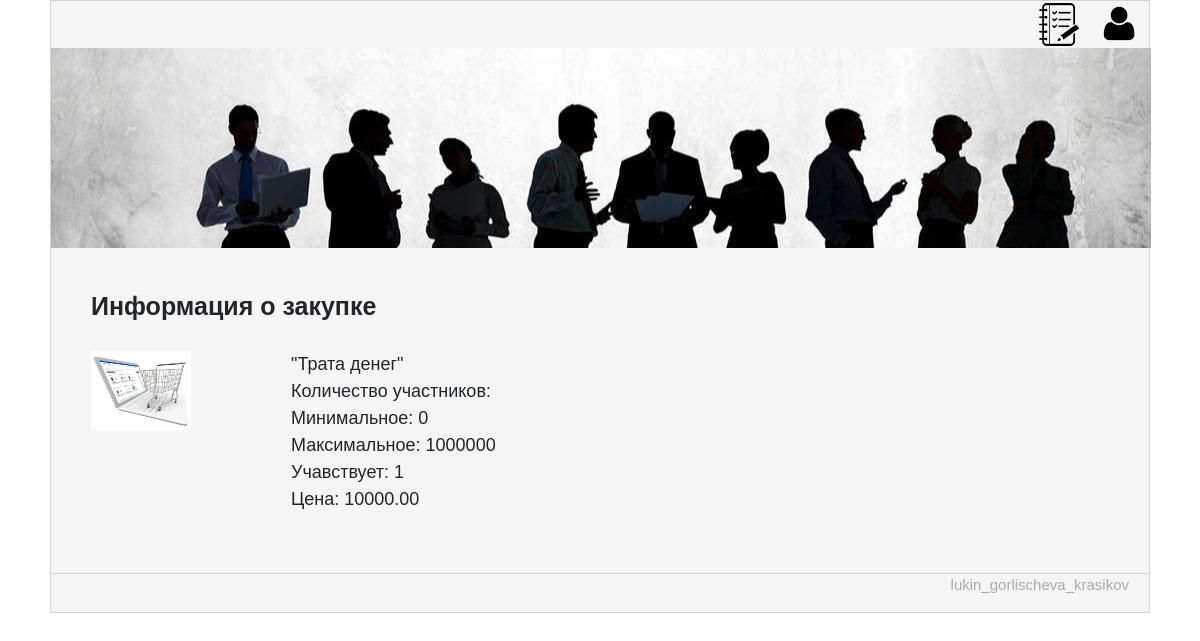
The app's page /lot?id=5 with its own data.
### GroupBuyApp/models.py (models this page shows, shortened)
class Lot(models.Model):
    name = models.CharField(max_length=50)
    account = models.ForeignKey(Account, default=1, on_delete=models.CASCADE)
    price = models.DecimalField(max_digits=10, decimal_places=2)
    available = models.BooleanField(default=True)
    created = models.DateTimeField(auto_now_add=True)
    ended = models.DateTimeField(auto_now=True)
    minUsers = models.IntegerField(default=0)
    hasMax = models.BooleanField(default=False)
    maxUsers = models.IntegerField(default=1000000)
    usersJoin = models.IntegerField(default=1)
    description = models.CharField(max_length=256, default="")

### GroupBuyApp/views.py (the view)
# urls.py: url(r'^lot', views.lot_details),
def lot_details(request):
    lot_id = request.GET['id']
    lot = Lot.objects.get(pk=lot_id)
    author = Account.objects.get(pk=lot.account.user_id)
    user = auth.get_user(request)
    if user is not None:
        try:
            joined = AccountLot.objects.get(account_id=user.id, lot_id=lot_id) is not None
        except: joined = False
    else:
        joined = False
    return render(
        request,
        'buyInfo.html',
        {
            'lot': lot,
            'author': author,
            'user': auth.get_user(request),
            'joined': joined
        }
    )

### GroupBuyApp/templates/buyInfo.html (shortened to what this page needs)
{% load staticfiles  %}
<html>
	<head>
        <link rel="stylesheet" href="https://maxcdn.bootstrapcdn.com/bootstrap/4.0.0-beta.2/css/bootstrap.min.css">
        <link rel="stylesheet" href="{% static 'css/style.css' %}">
	</head>
<body>
<div class="page">
	<header>
	{% if user.is_authenticated %}
        <a href="/logout"><img alt="" src="{% static 'images/out.png' %}"></a>
	    <a href="/create"><img alt="" src="{% static 'images/new.png' %}"></a>
         <a href="/profile?id={{ user.id }}" class="prof"><img alt="" src="{% static 'images/prof.png' %}">{{ user.username }}</a>
    {% else %}
        <a href="/login"><img alt="" src="{% static 'images/prof.png' %}"></a>
    {% endif %}
	<a href="/listBuy"><img alt="" src="{% static 'images/list.png' %}"></a>
	<div class="header-img-home"></div>
	</header>
	<div class="content-box">
		<div class="cont">Информация о закупке</div>
		<div class="img-with-capt">
			<img src="{% static 'images/buy.jpg' %}"/>
		</div>
		<div class="text-left">
			 "{{ lot.name }}"<br>
			 Количество участников:
			 <br>
			 Минимальное: {{ lot.minUsers }}<br>
			 Максимальное: {{ lot.maxUsers }}
			 <br>
             Учавствует: {{ lot.usersJoin }}<br>
			 Цена: {{ lot.price }}<br>
		</div>
	</div>
	<footer class="site-footer">
		<div class="copyrights"><p>lukin_gorlischeva_krasikov</p></div>
	</footer>
</div>
</body>
</html>

### GroupBuyApp/static/css/style.css (style rules this page uses)
.page { background-color:#F5F5F5; width:1100px; margin-left:auto; margin-right:auto; border:1px solid #D3D3D3; }
a { margin: 2px 10px; float:right; }
.header-img-home { clear:both; width:1100px; height:200px; background: url("../images/home-bg.jpg") no-repeat center; }
footer, .down-block { clear: both; border-top:1px solid #D3D3D3; font-size:16px; padding:30px; }
.site-footer { padding:0px 20px; font-size:18px; color:#aaaaaa; }
.copyrights { padding:0px; margin: 0px; text-align:right; font-size:15px; }
.img-with-capt { width:200px; height:110px; margin-bottom:30px; position: relative; display: table; float:left; }
.img-with-capt img { width:100px; height:80px; }
.text-left { margin-left:50px; }
.content-box { box-sizing: border-box; margin:40px 40px 60px 40px; }
.cont { font-size:25px; font-weight:bold; margin: 25px 0px; }

### records on screen
Lot: name "Трата денег", minUsers "0", maxUsers "1000000", usersJoin "1", price "10000.00"
